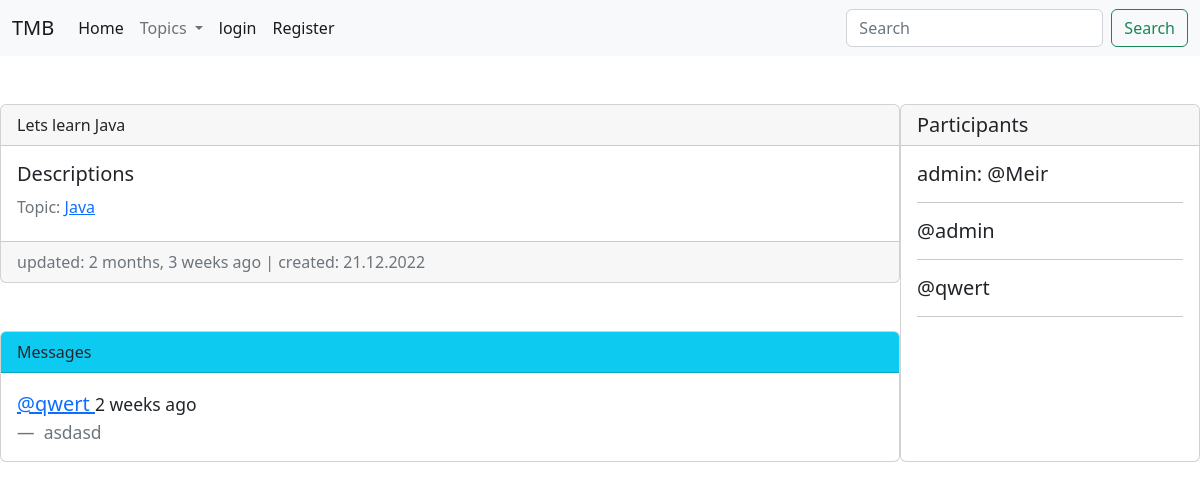
The app's page /room/1/, older data.
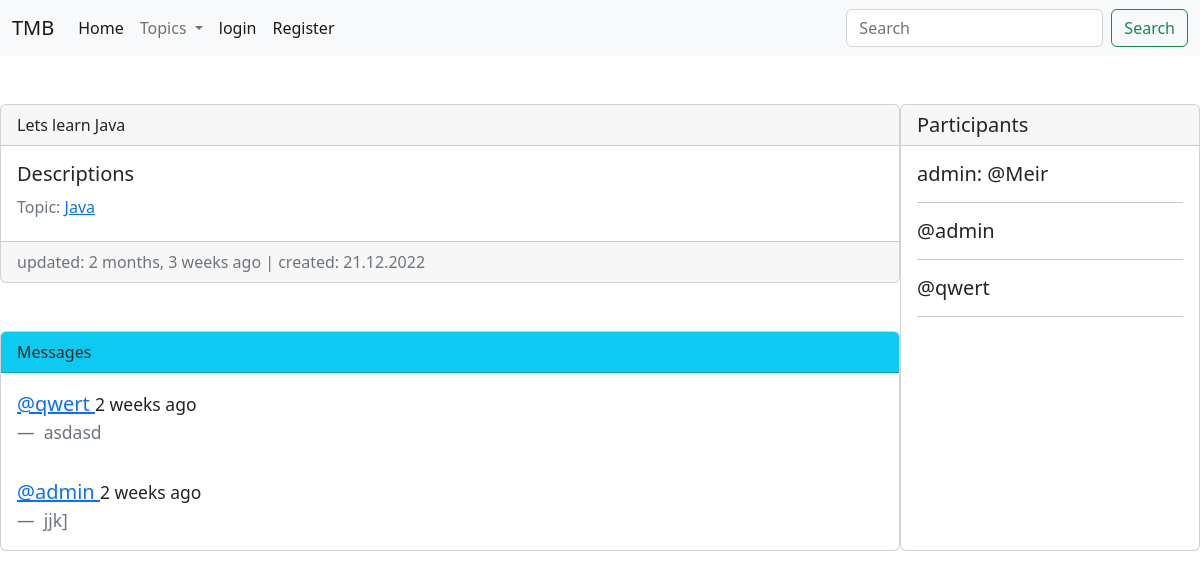
The same page, newer data.
### app/models.py (models this page shows, shortened)
class Message(models.Model):
    user = models.ForeignKey(User, on_delete=models.CASCADE)
    room = models.ForeignKey(Room, on_delete=models.CASCADE)
    body = models.TextField()
    photo = models.ImageField(upload_to='photos/%Y/%m/%d/', blank=True)
    updated = models.DateTimeField(auto_now=True)
    created = models.DateTimeField(auto_now_add=True)
    class Meta:
        ordering = ['created']

### app/views.py (the view, shortened to what this page needs)
# urls.py: path('room/<str:pk>/', getRoom, name='room'),
def getRoom(request, pk):
    room = Room.objects.get(id = pk)
    room_messages = room.message_set.all()
    participants = room.participants.all()
    context = {'room': room, 'room_messages': room_messages, 'members': participants}
    return render(request, 'app/room.html', context)

### app/models.py (called while the page is built)
    def __str__(self):
        return self.name

### app/templatetags/app_tags.py (called while the page is built)
@register.simple_tag(name='topics')
def get_topic():
    return Topic.objects.all()

### app/templates/app/room.html (shortened to what this page needs)
{% extends 'base.html' %}
{% block content %}
<div class='room-container'>
<div>
    <div class="card text mt-5">
        <div class="card-header">
            {{ room.name }}
        </div>
        <div class="card-body">
            <h5 class="card-title">Descriptions</h5>
            <h6 class="card-subtitle mb-2 text-muted">Topic: <a href="{% url 'main' %}?q={{room.topic.name}}"> {{ room.topic }} </a></h6>
        </div>
        <div class="card-footer text-muted">
            updated: {{room.updated|timesince}} ago | created: {{ room.created|date:'d.m.Y'}}
        </div>
    </div>
    <div class="card mt-5">
        <div class="card-header bg-info">
            Messages
        </div>
        {% for message in room_messages %}
        <div class="card-body bg-ligh" >
            <blockquote class="blockquote mb-0">
                <p><a href="{% url 'user' message.user.pk %}">@{{ message.user }} </a><small>{{ message.created|timesince }} ago</small>
                </p>
                <footer class="blockquote-footer"> {{ message.body|safe }}</footer>
             </blockquote>
        </div>
        {% endfor %}
    </div>
</div>
<div class="card mt-5">
    <h5 class="card-header">Participants</h5>
        <div class="card-body">
            <h5 class="card-title">admin: <a>@{{ room.host }}</a></h5>
            <hr>
            {% for member in members %}
                <h5 class="card-title">@{{ member }}</h5>
                <hr>
            {% endfor %}
        </div>
</div>
{% endblock %}

Row changes from the older to the newer data that the page shows:
added Message: user "admin", created "2 weeks", body "jjk]"
